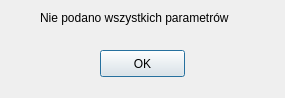
<?xml version="1.0" encoding="UTF-8"?>
<ui version="4.0">
 <class>Warning</class>
 <widget class="QDialog" name="Warning">
  <property name="geometry">
   <rect>
    <x>0</x>
    <y>0</y>
    <width>285</width>
    <height>98</height>
   </rect>
  </property>
  <property name="windowTitle">
   <string>Warning</string>
  </property>
  <widget class="QLabel" name="label">
   <property name="geometry">
    <rect>
     <x>40</x>
     <y>10</y>
     <width>221</width>
     <height>17</height>
    </rect>
   </property>
   <property name="text">
    <string>&lt;html&gt;&lt;head/&gt;&lt;body&gt;&lt;p&gt;Nie podano wszystkich parametrów&lt;/p&gt;&lt;/body&gt;&lt;/html&gt;</string>
   </property>
  </widget>
  <widget class="QPushButton" name="ButtonWarningOK">
   <property name="geometry">
    <rect>
     <x>100</x>
     <y>50</y>
     <width>85</width>
     <height>27</height>
    </rect>
   </property>
   <property name="text">
    <string>OK</string>
   </property>
  </widget>
 </widget>
 <resources/>
 <connections>
  <connection>
   <sender>ButtonWarningOK</sender>
   <signal>clicked()</signal>
   <receiver>Warning</receiver>
   <slot>accept()</slot>
   <hints>
    <hint type="sourcelabel">
     <x>122</x>
     <y>65</y>
    </hint>
    <hint type="destinationlabel">
     <x>75</x>
     <y>67</y>
    </hint>
   </hints>
  </connection>
 </connections>
</ui>
